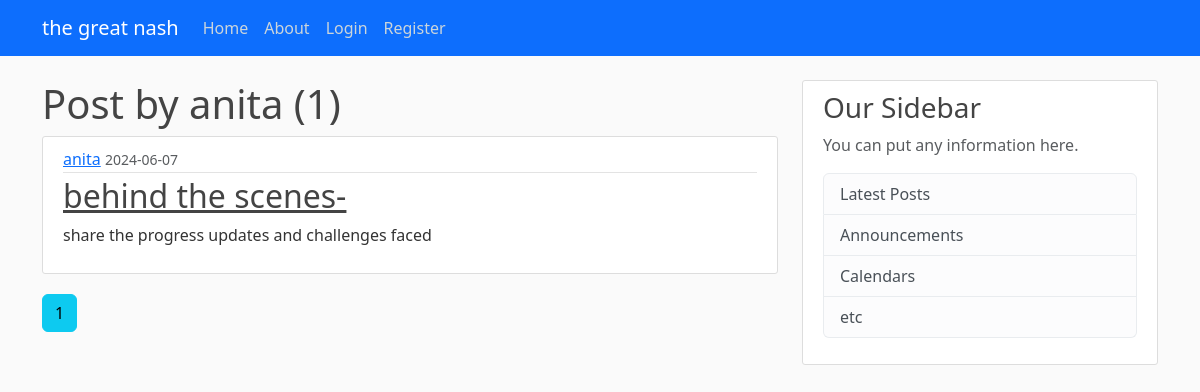
The page /user/anita on the database its author committed.
### app/models.py (models this page shows, shortened)
class User(db.Model, UserMixin):
    id = db.Column(db.Integer, primary_key=True)
    username = db.Column(db.String(12), unique=True, nullable=False)
    email = db.Column(db.String(120), unique=True, nullable=False)
    image_file = db.Column(db.String(20), nullable=False, default='default.jpeg')
    password = db.Column(db.String(60), nullable=False)
    posts = db.relationship("Post", backref='author', lazy=True)

class Post(db.Model):
    id = db.Column(db.Integer, primary_key=True)
    title = db.Column(db.String(100), nullable=False)
    content = db.Column(db.Text, nullable=False)
    date_posted = db.Column(db.DateTime, nullable=False, default=datetime.utcnow)
    user_id = db.Column(db.Integer, db.ForeignKey('user.id'), nullable=False)

### app/route.py (the view)
@app.route("/user/<string:username>")
def user_posts(username):
    user= User.query.filter_by(username=username).first_or_404()
    page= request.args.get('page', 1, type=int)
    posts = Post.query.filter_by(author=user).order_by(Post.date_posted.desc()).paginate(per_page=5, page=page)
    return render_template('user_posts.html', user=user, posts=posts)

### app/templates/user_posts.html
{% extends "base.html" %}
{% block content %}
<h1>Post by {{ user.username }} ({{ posts.total }})</h1>
{% for post in posts.items %}
<article class="media content-section">
    <div class="media-body">
      <div class="article-metadata">
        <a class="mr-2" href="{{ url_for('user_posts', username=post.author.username) }}">{{ post.author.username }}</a>
        <small class="text-muted">{{ post.date_posted.strftime('%Y-%m-%d') }}</small>
      </div>
      <h2><a class="article-title" href="{{ url_for('post',post_id=post.id) }}">{{ post.title }}</a></h2>
      <p class="article-content">{{ post.content }}</p>
    </div>
  </article>
{% endfor %}
{% for page_num in posts.iter_pages() %}
{% if page_num %}
{% if posts.page == page_num %}
<a class="btn btn-info mb-4" href="{{url_for('user_posts',username=user.username, page=page_num)}}">{{ page_num }}</a>
{% else  %}
<a class="btn btn-outline-info mb-4" href="{{url_for('user_posts',username=username, page=page_num)}}">{{ page_num }}</a>
{% endif %}
{% else  %}
...
{% endif %}
{% endfor %}
{% endblock %}

### app/static/main.css (style rules this page uses)
body { background: #fafafa; color: #333333; margin-top: 5rem; }
h1, h2, h3, h4, h5, h6 { color: #444444; }
.content-section { background: #ffffff; padding: 10px 20px; border: 1px solid #dddddd; border-radius: 3px; margin-bottom: 20px; }
.article-title { color: #444444; }
.article-content { white-space: pre-line; }
.article-metadata { padding-bottom: 1px; margin-bottom: 4px; border-bottom: 1px solid #e3e3e3 }

### rows shown on the page
User: username "anita"
Post: author.username "anita", date_posted "2024-06-07", title "behind the scenes-", content "share the progress updates and challenges faced"

### other values the page prints
{{ posts.total }} "1"
{{ page_num }} "1"
